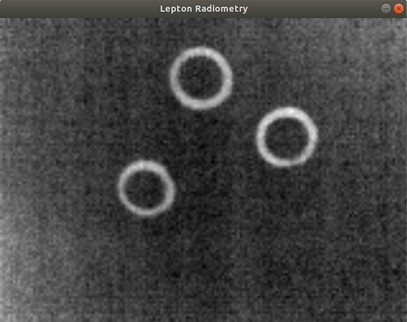
#> input picture plates_converted/COLONY_N.jpg, 407 x 322 px, found by its file name; its folder holds 5 pictures in this run
$ python colony_counter.py
#> lines starting #> are read from the running program, lines starting #| are printed output that depends on the picture
import cv2
import numpy as np
import tkinter as tk
from tkinter import filedialog
from PIL import Image
from pillow_heif import register_heif_opener
import os


register_heif_opener()
#> (this line was passed over: pillow_heif is not available in this run)
print(f'')

def select_img():
    root = tk.Tk()
    root.withdraw()
    file_path = filedialog.askopenfilename()
    return file_path

def file_format():
    d1 ='G:/My Drive/Bucknell Summer 24/Summer 2024/Personal Project/Colony Counter/Plates'
    d2 ='G:/My Drive/Bucknell Summer 24/Summer 2024/Personal Project/Colony Counter/plates_converted/'
    count = 0
    dir = os.fsencode(d1)
    ## looping over files in directory for file conversion
    for file in os.listdir(dir):
        filename = os.fsdecode(file)
        count = count + 1
        if filename.endswith(".HEIC") or filename.endswith(".png"):
            img = Image.open('G:/My Drive/Bucknell Summer 24/Summer 2024/Personal Project/Colony Counter/Plates/' + filename)
            img.save(f'{d2}COLONY_{count}.jpg')
            continue
        else:
            continue
    return d1 and d2

def circle_outline():
    img = cv2.imread('G:/My Drive/Bucknell Summer 24/Summer 2024/Personal Project/Colony Counter/plates_converted/COLONY_N.jpg')
#> img is the input picture: shape (322, 407, 3); mean B, G, R 65.6, 66, 66.2
    img = cv2.resize(img, (600 , 800))
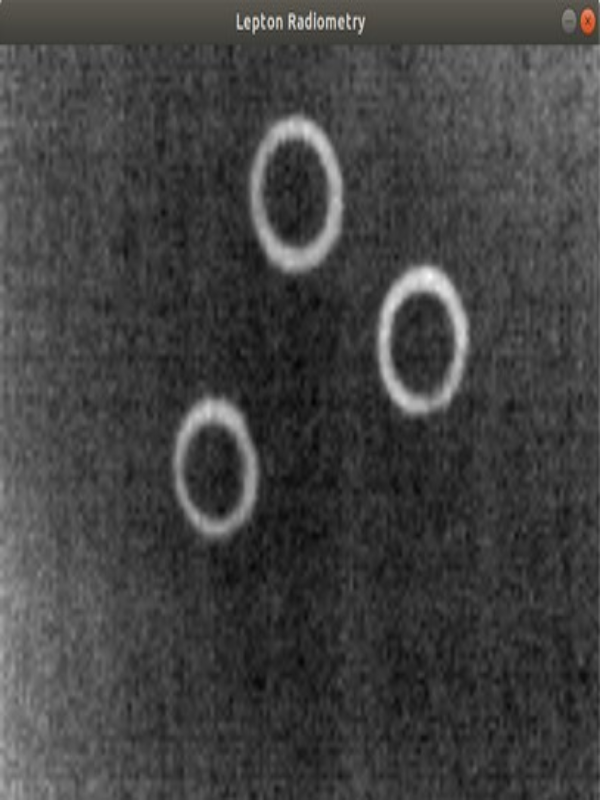
#> img: shape (800, 600, 3); mean B, G, R 65.5, 65.9, 66
    gray = cv2.cvtColor(img, cv2.COLOR_BGR2GRAY)

    blurred = cv2.medianBlur(gray, 25)  # cv2.bilateralFilter(gray,10,50,50)
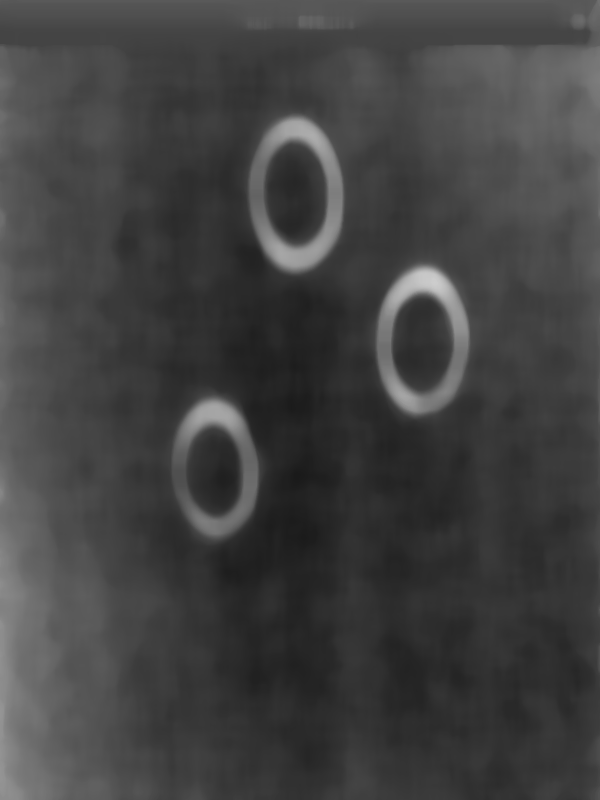
#> blurred: shape (800, 600); min 26, max 205, mean 65.3

    minDist = 100
    param1 = 30  # 500
    param2 = 50  # 200 #smaller value-> more false circles
    minRadius = 5
    maxRadius = 100  # 10

    # docstring of HoughCircles: HoughCircles(image, method, dp, minDist[, circles[, param1[, param2[, minRadius[, maxRadius]]]]]) -> circles
    circles = cv2.HoughCircles(blurred, cv2.HOUGH_GRADIENT, 1, minDist, param1=param1, param2=param2,
                               minRadius=minRadius, maxRadius=maxRadius)
#> circles = None

    if circles is not None:
        circles = np.uint16(np.around(circles))
        for i in circles[0, :]:
            cv2.circle(img, (i[0], i[1]), i[2], (0, 255, 0), 2)

    # Show result for testing:
    cv2.imshow('img', )
    cv2.waitKey(0)
    cv2.destroyAllWindows()


def main():
    d2 ='G:/My Drive/Bucknell Summer 24/Summer 2024/Personal Project/Colony Counter/plates_converted/'
    circle_outline()

main()
